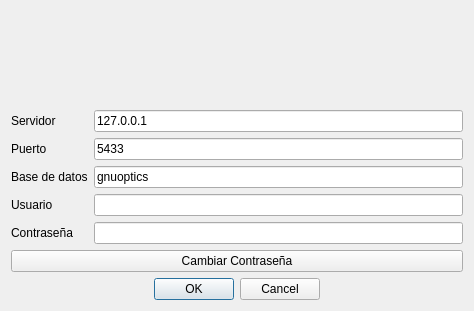
<?xml version="1.0" encoding="UTF-8"?>
<ui version="4.0">
 <class>frmAccess</class>
 <widget class="QDialog" name="frmAccess">
  <property name="geometry">
   <rect>
    <x>0</x>
    <y>0</y>
    <width>474</width>
    <height>311</height>
   </rect>
  </property>
  <property name="sizePolicy">
   <sizepolicy hsizetype="Fixed" vsizetype="Fixed">
    <horstretch>0</horstretch>
    <verstretch>0</verstretch>
   </sizepolicy>
  </property>
  <property name="windowTitle">
   <string>gnuOptics - Acceso</string>
  </property>
  <layout class="QHBoxLayout" name="horizontalLayout_2">
   <item>
    <layout class="QVBoxLayout" name="verticalLayout_3">
     <item>
      <widget class="QLabel" name="lbl">
       <property name="text">
        <string/>
       </property>
       <property name="pixmap">
        <pixmap resource="../images/gnuoptics.qrc">:/gnuoptics/keki.png</pixmap>
       </property>
       <property name="scaledContents">
        <bool>false</bool>
       </property>
       <property name="alignment">
        <set>Qt::AlignCenter</set>
       </property>
      </widget>
     </item>
     <item>
      <layout class="QHBoxLayout" name="horizontalLayout">
       <item>
        <layout class="QVBoxLayout" name="verticalLayout">
         <item>
          <widget class="QLabel" name="lblServer">
           <property name="text">
            <string>Servidor</string>
           </property>
          </widget>
         </item>
         <item>
          <widget class="QLabel" name="lblPort">
           <property name="text">
            <string>Puerto</string>
           </property>
          </widget>
         </item>
         <item>
          <widget class="QLabel" name="lblDatabase">
           <property name="text">
            <string>Base de datos</string>
           </property>
          </widget>
         </item>
         <item>
          <widget class="QLabel" name="lblUser">
           <property name="text">
            <string>Usuario</string>
           </property>
          </widget>
         </item>
         <item>
          <widget class="QLabel" name="lblPass">
           <property name="text">
            <string>Contraseña</string>
           </property>
          </widget>
         </item>
        </layout>
       </item>
       <item>
        <layout class="QVBoxLayout" name="verticalLayout_2">
         <item>
          <widget class="QLineEdit" name="txtServer">
           <property name="inputMethodHints">
            <set>Qt::ImhNone</set>
           </property>
           <property name="text">
            <string>127.0.0.1</string>
           </property>
           <property name="echoMode">
            <enum>QLineEdit::Normal</enum>
           </property>
          </widget>
         </item>
         <item>
          <widget class="QLineEdit" name="txtPort">
           <property name="text">
            <string>5433</string>
           </property>
          </widget>
         </item>
         <item>
          <widget class="QLineEdit" name="txtDB">
           <property name="text">
            <string>gnuoptics</string>
           </property>
          </widget>
         </item>
         <item>
          <widget class="QLineEdit" name="txtUser">
           <property name="text">
            <string/>
           </property>
          </widget>
         </item>
         <item>
          <widget class="QLineEdit" name="txtPass">
           <property name="sizePolicy">
            <sizepolicy hsizetype="Expanding" vsizetype="Fixed">
             <horstretch>0</horstretch>
             <verstretch>0</verstretch>
            </sizepolicy>
           </property>
           <property name="inputMethodHints">
            <set>Qt::ImhHiddenText</set>
           </property>
           <property name="echoMode">
            <enum>QLineEdit::Password</enum>
           </property>
          </widget>
         </item>
        </layout>
       </item>
      </layout>
     </item>
     <item>
      <widget class="QPushButton" name="cmdContry">
       <property name="text">
        <string>Cambiar Contraseña</string>
       </property>
      </widget>
     </item>
     <item>
      <widget class="QDialogButtonBox" name="cmdYN">
       <property name="sizePolicy">
        <sizepolicy hsizetype="Expanding" vsizetype="Fixed">
         <horstretch>0</horstretch>
         <verstretch>0</verstretch>
        </sizepolicy>
       </property>
       <property name="standardButtons">
        <set>QDialogButtonBox::Cancel|QDialogButtonBox::Ok</set>
       </property>
       <property name="centerButtons">
        <bool>true</bool>
       </property>
      </widget>
     </item>
    </layout>
   </item>
  </layout>
 </widget>
 <tabstops>
  <tabstop>txtUser</tabstop>
  <tabstop>txtPass</tabstop>
  <tabstop>cmdYN</tabstop>
  <tabstop>txtServer</tabstop>
  <tabstop>txtPort</tabstop>
  <tabstop>txtDB</tabstop>
  <tabstop>cmdContry</tabstop>
 </tabstops>
 <resources>
  <include location="../images/gnuoptics.qrc"/>
 </resources>
 <connections/>
</ui>
